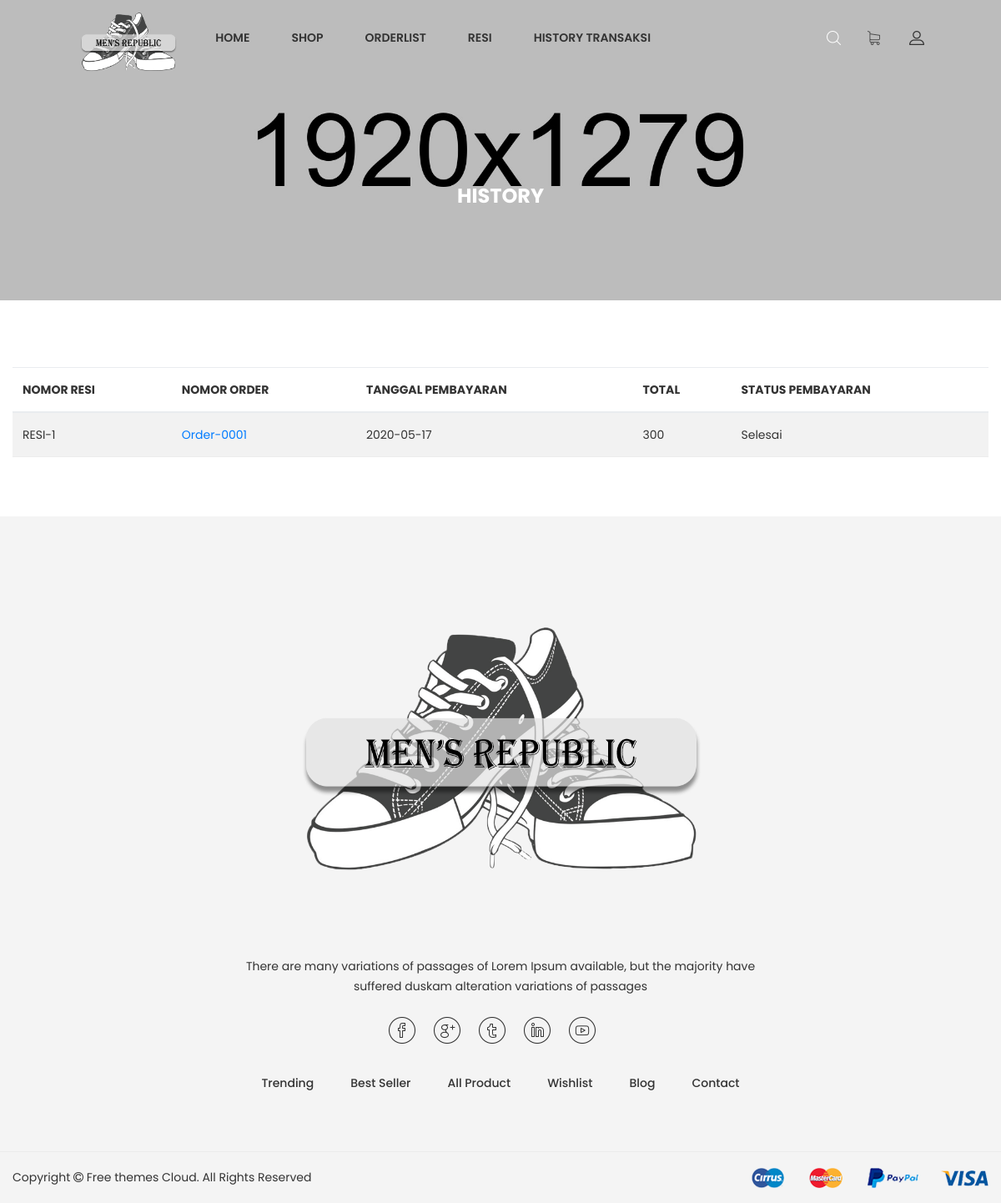
The app's page /admin/index.php?page=history_user (signed in), older data.
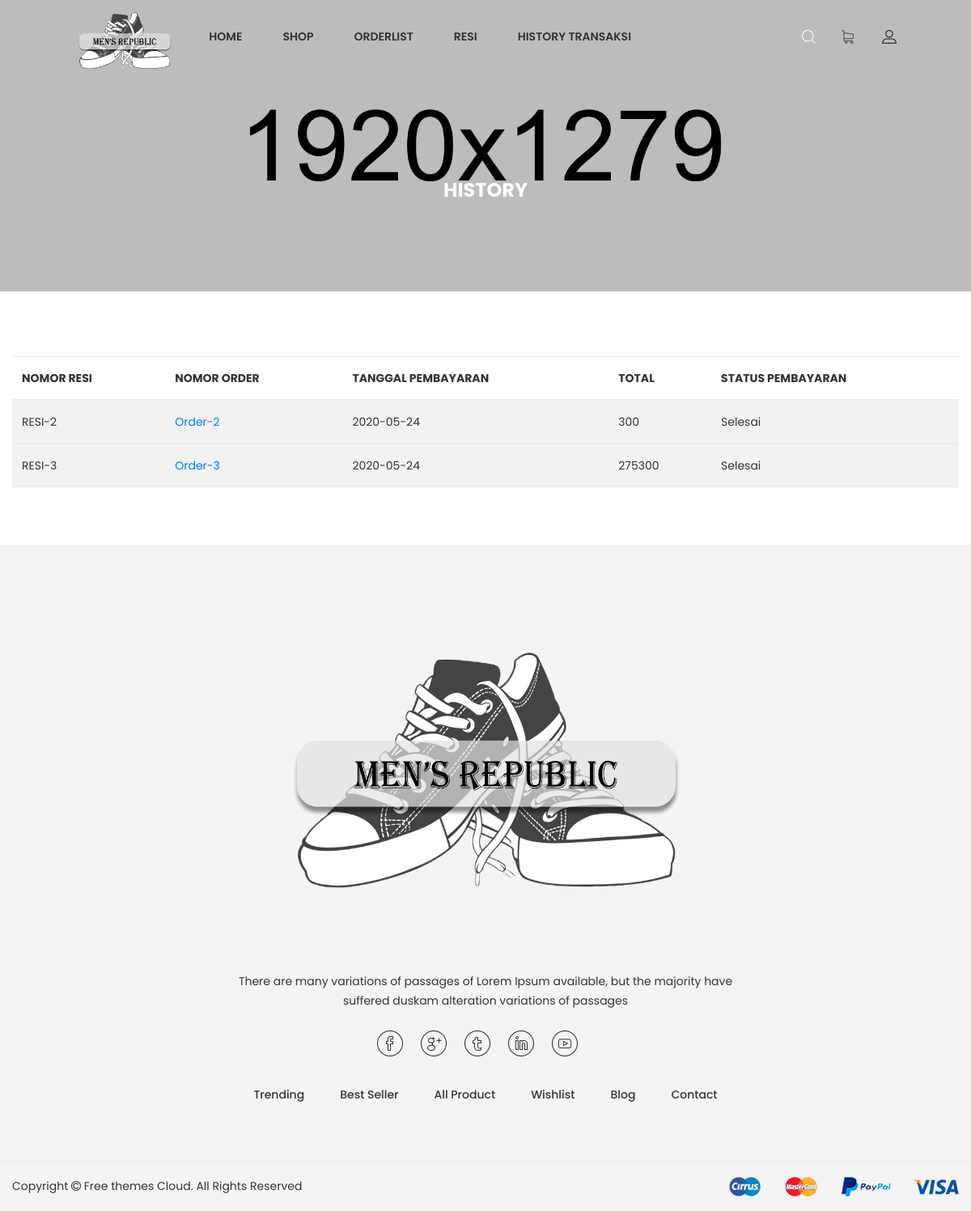
The same page, newer data.
### tables this page shows
CREATE TABLE `histori_trans` (
  `id_histori_trans` int(11) NOT NULL,
  `deskripsi` text DEFAULT NULL,
  `id_resi` int(11) DEFAULT NULL,
  `id_member` int(11) DEFAULT NULL
);

CREATE TABLE `resi` (
  `id_resi` int(11) NOT NULL,
  `nomor_resi` varchar(25) DEFAULT NULL,
  `id_member` int(11) DEFAULT NULL,
  `id_status_kirim` int(11) DEFAULT NULL,
  `id_status_trans` int(11) DEFAULT NULL,
  `id_order` int(11) NOT NULL,
  `total_harga` float DEFAULT NULL,
  `tanggal_trans` date DEFAULT NULL
);

CREATE TABLE `order_list` (
  `id_order` int(11) NOT NULL,
  `order_num` varchar(25) DEFAULT NULL,
  `deskripsi` text DEFAULT NULL,
  `id_member` int(11) DEFAULT NULL,
  `id_status_order` int(11) DEFAULT NULL,
  `tanggal_order` date DEFAULT NULL,
  `tanggal_kirim` date DEFAULT NULL,
  `total_harga` float DEFAULT NULL
);

CREATE TABLE `status_trans` (
  `id_status_trans` int(11) NOT NULL,
  `nama_status_trans` varchar(50) DEFAULT NULL
);

### admin/history_user.php (the view, shortened to what this page needs)
<div class="ht__bradcaump__area bg-image--6">
    <div class="container">
        <div class="row">
            <div class="col-lg-12">
                <div class="bradcaump__inner text-center">
                    <h2 class="bradcaump-title">History</h2>
                </div>
            </div>
        </div>
    </div>
</div>
<section class="my_account_area pt--80 pb--55 bg--white">
    <div class="container">
        <div class="card-body table-responsive p-0">
            <table class="table table-hover table-striped table-valign-middle">
                <thead>
                    <tr>
                        <th>Nomor Resi</th>
                        <th>Nomor order</th>
                        <th>Tanggal Pembayaran</th>
                        <th>Total</th>
                        <th>Status Pembayaran</th>
                    </tr>
                </thead>
                <?php
                include '../func/koneksi.php';
                $member = $_SESSION['id_member'];
                $data = mysqli_query($koneksi, "select * from histori_trans where id_member='$member'");
                while($d = mysqli_fetch_array($data)){
                    $resi_id = $d['id_resi'];
                    $resi = mysqli_query($koneksi, "select * from resi where id_resi='$resi_id'");
                    $res = mysqli_fetch_array($resi);
                    $order_id = $res['id_order'];
                    $order = mysqli_query($koneksi, "select * from order_list where id_order='$order_id'");
                    $or = mysqli_fetch_array($order);
                    $status_trans_id = $res['id_status_trans'];
                    $trans = mysqli_query($koneksi, "select * from status_trans where id_status_trans='$status_trans_id'");
                    $tr = mysqli_fetch_array($trans);
            ?>
                <tbody>
                    <tr>
                        <td><?php echo $res['nomor_resi']; ?></td>
                        <td><a class="text-primary" href="index.php?page=order_detail&id_order=<?php echo $or['id_order']; ?>"><?php echo $or['order_num']; ?></a></td>
                        <td><?php echo $res['tanggal_trans']; ?></td>
                        <td><?php echo $res['total_harga']; ?></td>
                        <td><?php echo $tr['nama_status_trans']; ?></td>
                    </tr>
                </tbody>
                <?php
                }
            ?>
            </table>
        </div>
    </div>
</section>

Row changes from the older to the newer data that the page shows:
removed histori_trans: id_resi.nomor_resi "RESI-1", order_list.order_num "Order-0001", id_resi.tanggal_trans "2020-05-17", id_resi.total_harga "300", status_trans.nama_status_trans "Selesai"
added histori_trans: id_resi.nomor_resi "RESI-2", order_list.order_num "Order-2", id_resi.tanggal_trans "2020-05-24", id_resi.total_harga "300", status_trans.nama_status_trans "Selesai"
added histori_trans: id_resi.nomor_resi "RESI-3", order_list.order_num "Order-3", id_resi.tanggal_trans "2020-05-24", id_resi.total_harga "275300", status_trans.nama_status_trans "Selesai"
